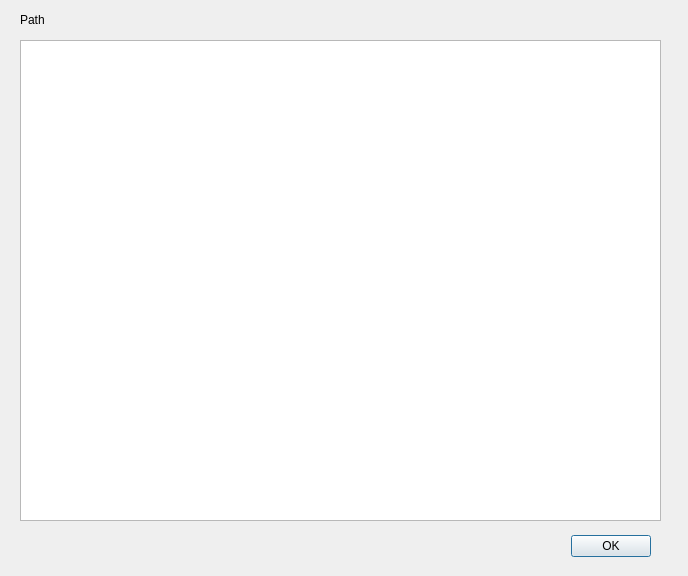
<?xml version="1.0" encoding="UTF-8"?>
<ui version="4.0">
 <class>SSDVPictureDialog</class>
 <widget class="QDialog" name="SSDVPictureDialog">
  <property name="geometry">
   <rect>
    <x>0</x>
    <y>0</y>
    <width>688</width>
    <height>576</height>
   </rect>
  </property>
  <property name="sizePolicy">
   <sizepolicy hsizetype="Fixed" vsizetype="Fixed">
    <horstretch>0</horstretch>
    <verstretch>0</verstretch>
   </sizepolicy>
  </property>
  <property name="windowTitle">
   <string> SSDV Picture</string>
  </property>
  <widget class="QDialogButtonBox" name="buttonBox">
   <property name="geometry">
    <rect>
     <x>310</x>
     <y>530</y>
     <width>341</width>
     <height>32</height>
    </rect>
   </property>
   <property name="orientation">
    <enum>Qt::Horizontal</enum>
   </property>
   <property name="standardButtons">
    <set>QDialogButtonBox::Ok</set>
   </property>
  </widget>
  <widget class="QLabel" name="labelPath">
   <property name="geometry">
    <rect>
     <x>20</x>
     <y>10</y>
     <width>361</width>
     <height>20</height>
    </rect>
   </property>
   <property name="text">
    <string>Path</string>
   </property>
  </widget>
  <widget class="QGraphicsView" name="graphicsView">
   <property name="geometry">
    <rect>
     <x>20</x>
     <y>40</y>
     <width>641</width>
     <height>481</height>
    </rect>
   </property>
  </widget>
 </widget>
 <resources/>
 <connections>
  <connection>
   <sender>buttonBox</sender>
   <signal>accepted()</signal>
   <receiver>SSDVPictureDialog</receiver>
   <slot>accept()</slot>
   <hints>
    <hint type="sourcelabel">
     <x>248</x>
     <y>254</y>
    </hint>
    <hint type="destinationlabel">
     <x>157</x>
     <y>274</y>
    </hint>
   </hints>
  </connection>
  <connection>
   <sender>buttonBox</sender>
   <signal>rejected()</signal>
   <receiver>SSDVPictureDialog</receiver>
   <slot>reject()</slot>
   <hints>
    <hint type="sourcelabel">
     <x>316</x>
     <y>260</y>
    </hint>
    <hint type="destinationlabel">
     <x>286</x>
     <y>274</y>
    </hint>
   </hints>
  </connection>
 </connections>
</ui>
